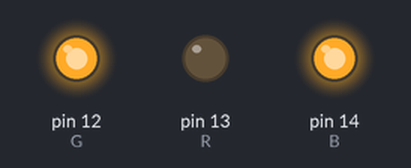
Simulated run of this sketch. Board: Arduino Uno, built with avr-gcc and run on an emulated ATmega328P. Shown: output pins drawn as LEDs (lit = HIGH).

Above: at 4.4 s.
At 20.5 s:
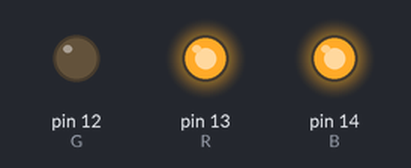
At 30.7 s:
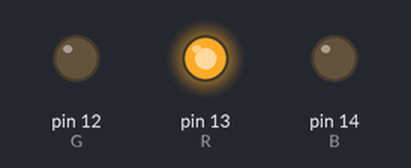
At 41.0 s:
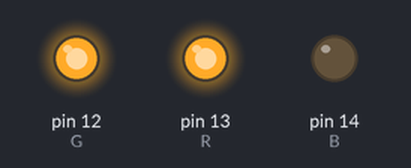
At 51.2 s:
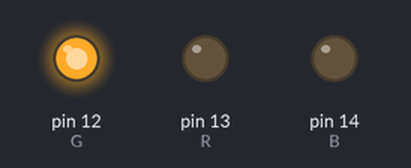
At 71.7 s:
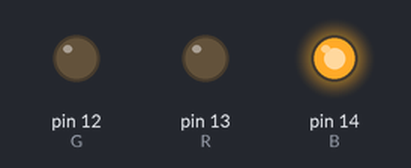
Timing chart, 0 to 80.0 s (numbered marks = the images above):
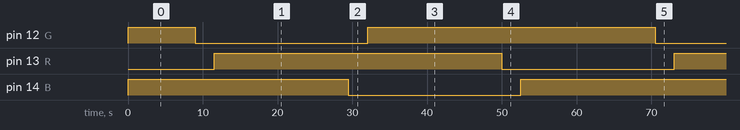

The sketch:

test2.ino
```cpp
int R=13; //WeMosPin: D7 ESP: GPIO13
int G=12; //WeMosPin: D6 ESP: GPIO12
int B=14; //WeMosPin: D5 ESP: GPIO14

//digital 1=HIGH=0V 0=LOW=3,3V

int min=1023; // 0% Helligkeit
int max=0; //100%

void setup() {
  // put your setup code here, to run once:
  pinMode(R,OUTPUT);
  pinMode(B,OUTPUT);
  pinMode(G,OUTPUT);
  //pinMode(LED_BUILDIN ,OUTPUT); //onBoard LED
  digitalWrite(R,1);
  digitalWrite(B,1);
  digitalWrite(G,1);

  //Serial.begin(9600);
}

void loop() {
  // put your main code here, to run repeatedly

  //fade(G);
  //fade(R);
  //fade(B);
  farbverlauf();
  //Serial.println("blubblub");


  /*Serial.print("Huhu ich kotze Regeboegen! laeuft schon ");
  Serial.println(millis()/1000); //Zeit seit Neustart in ms

  if (Serial.available() > 0)
  {
    int befehle = Serial.read();

    if (befehle == 1) {
      digitalWrite(13, 1);
      Serial.println("rot an");
      }
    if (befehle == 0) {
      digitalWrite(13, HIGH);
      Serial.println("rot aus");
      }
    Serial.flush();
  }*/

}

void farbverlauf(){ //wie HSV von 0-360°
  analogWrite(R,max);
  for(int j=min;j>=max;j--){
    analogWrite(G,j);
    delay(10);
  }
  for(int j=max;j<=min;j++){
    analogWrite(R,j);
    delay(10);
  }
  for(int j=min;j>=max;j--){
    analogWrite(B,j);
    delay(10);
  }
  for(int j=max;j<=min;j++){
    analogWrite(G,j);
    delay(10);
  }
  for(int j=min;j>=max;j--){
    analogWrite(R,j);
    delay(10);
  }
  for(int j=max;j<=min;j++){
    analogWrite(B,j);
    delay(10);
  }
}

void fade(int pin){
    for(int j=1023;j>=0;j--){
      analogWrite(pin,j);
      delay(1);
    }
    for(int j=0;j<=1023;j++){
      analogWrite(pin,j);
      delay(1);
    }
}
```

Measured:
- by itself, pin 12 (G), pin 13 (R), pin 14 (B): alternates HIGH for 38.5 s and LOW for 23.1 s
